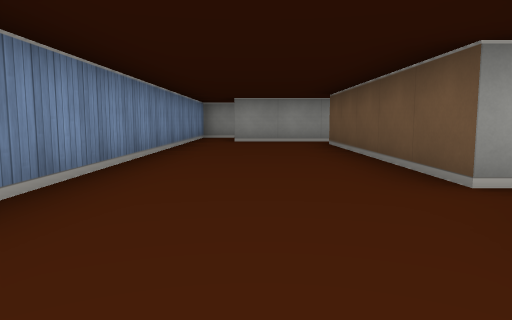
view 1 (above)

13 first-person views from a walk through a cub3D level. The camera is about half as high as the walls, tilts 6° down and sees 70° across. The floor is counted in squares. Each view is taken from the middle of a square. On the plan, view 1 faces up. The plan holds only what a view shows up to about 9 squares ahead; the rest is blank.

view 2
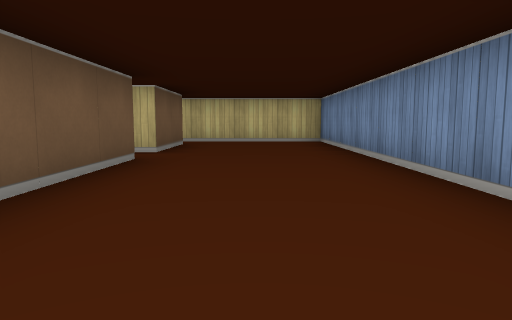

view 3
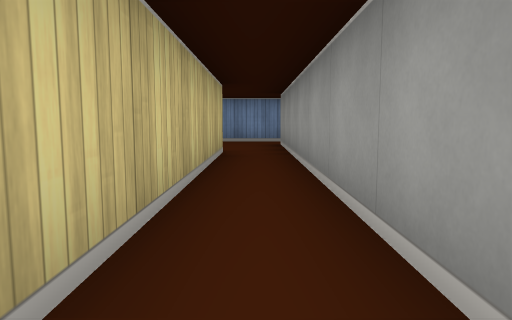

view 4
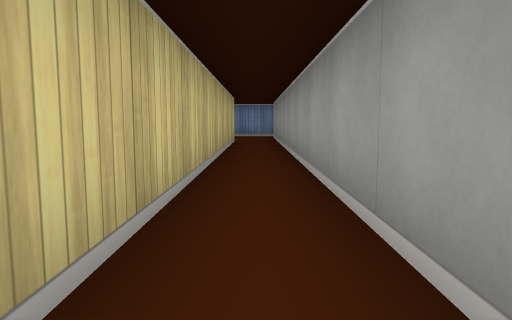

view 5
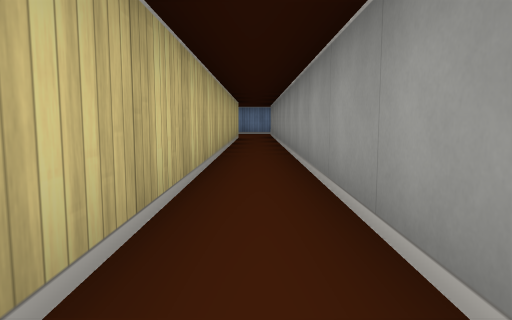

view 6
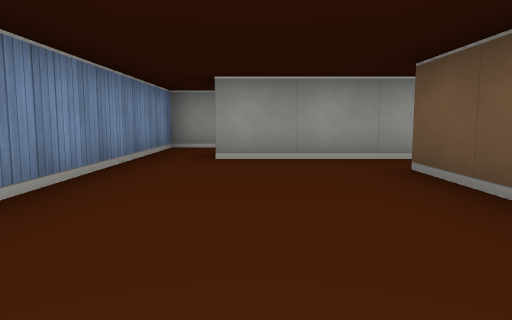

view 7
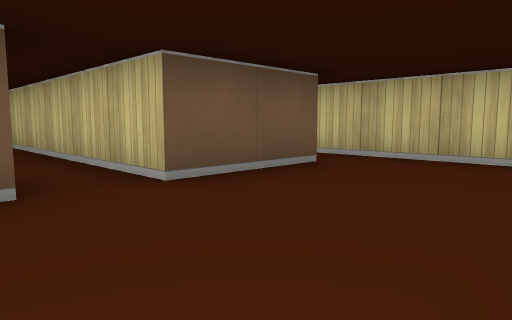

view 8
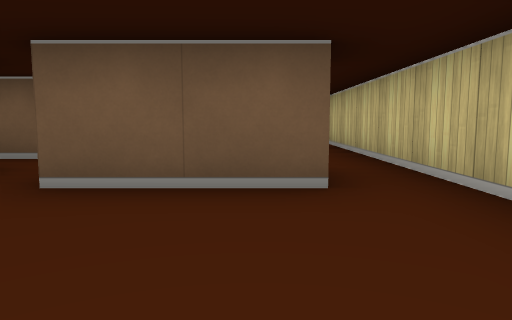

view 9
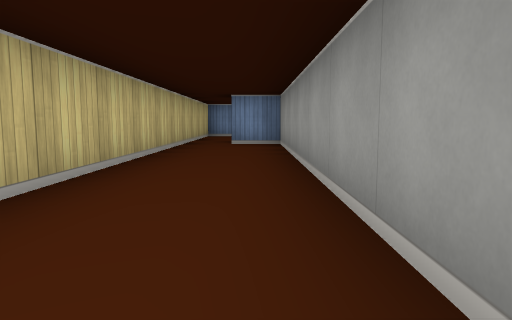

view 10
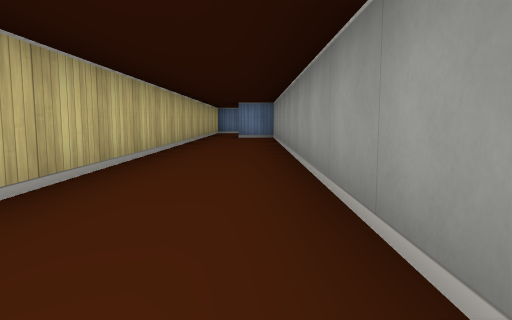

view 11
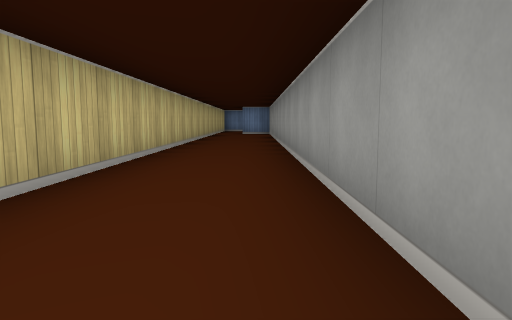

view 12
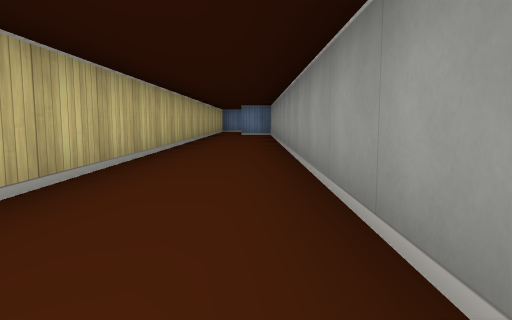

view 13
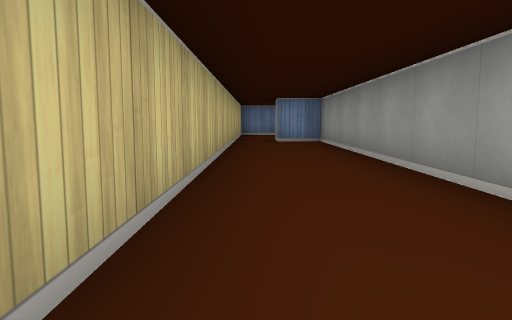

### Floor plan
Points are (right, up) in squares from view 1. A wall is a line through its corners. A room is listed if a view was taken in it or the views show most of it. See-through windows are left out.
Room 1 (views 1, 2, 3, 4, 5, 6, 7, 8)
walls: (11.4, 8.5) (-0.5, 8.5); (1.5, 2.4) (1.5, 7.5) (11.4, 7.5); (1.5, -0.6) (1.5, 1.5) (2.5, 1.5); (-1.5, 8.5) (-1.5, -1.5) (2.5, -1.5)
ways out: opening at (2, -1) to room 2; opening at (-1, 9); opening at (2, 2)
Room 2 (views 9, 10, 11, 12, 13)
walls: (15.4, 0.5) (2.5, 0.5) (2.5, -0.5); (2.5, -1.5) (14, -1.5)
ways out: opening at (2, -1) to room 1

Positions as (right, up) in squares from view 1, and headings:
1: (0, 0), facing up
2: (0, 7), facing down
3: (7, 8), facing left
4: (10, 8), facing left
5: (12, 8), facing left
6: (0, 4), facing up
7: (-1, 3), facing down-right
8: (-1, 0), facing right
9: (10, 0), facing left
10: (13, 0), facing left
11: (16, 0), facing left
12: (15, 0), facing left
13: (11, -1), facing left
